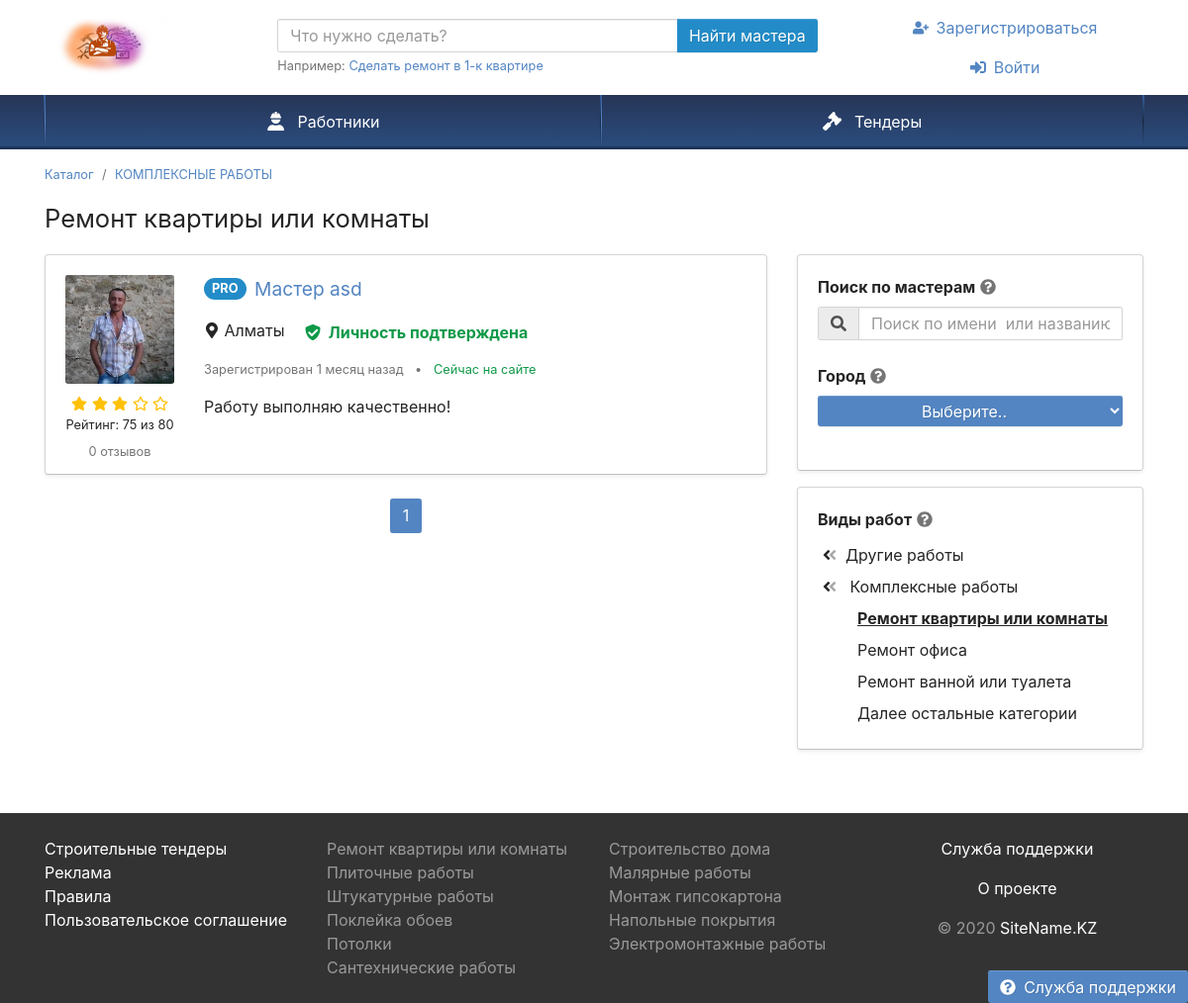
Before: /employeeByCategory.php?sid=4 with the older database file.
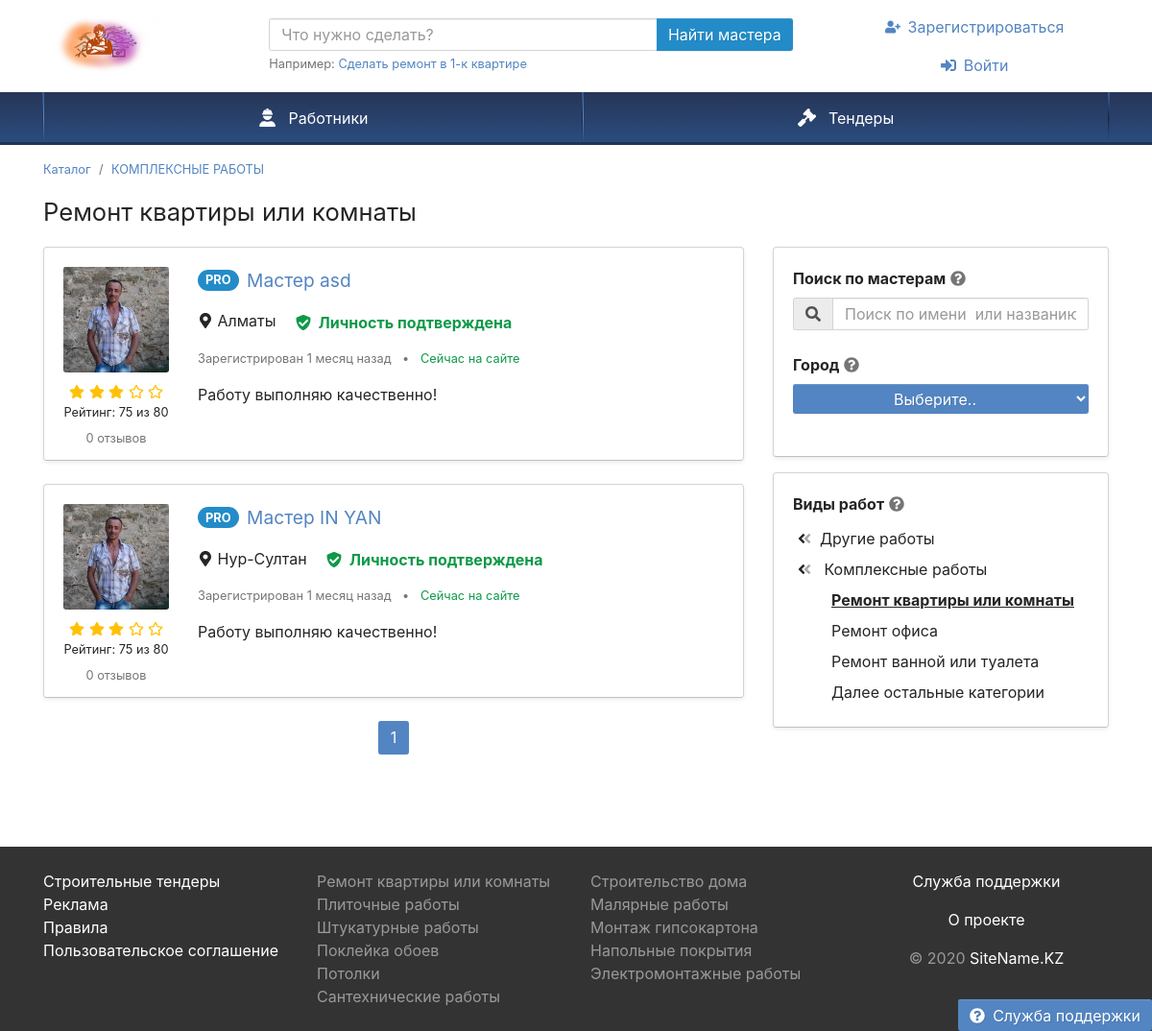
After: the same page with the newer database file.
### tables this page shows
CREATE TABLE `speciality` (
  `ID` int(11) NOT NULL,
  `NAME_SPEC` varchar(255) NOT NULL
);

CREATE TABLE `users` (
  `ID` int(11) NOT NULL,
  `NAME` varchar(255) NOT NULL,
  `LASTNAME` varchar(255) NOT NULL,
  `PHONE` varchar(255) NOT NULL,
  `TYPE` int(11) NOT NULL,
  `PASSWORD` varchar(255) NOT NULL,
  `STATUS` int(11) NOT NULL,
  `LOCATION` int(11) NOT NULL,
  `ABOUT` mediumtext NOT NULL,
  `AVATAR` varchar(100) NOT NULL,
  `POST_DATE` date DEFAULT NULL
);

CREATE TABLE `dic_country` (
  `ID` int(11) NOT NULL,
  `NAME` varchar(255) NOT NULL
);

### employeeByCategory.php (the view, shortened to what the rows shown need)
<?php
require_once 'Theme/blocks/header.php'; ?>
<div class="container pt-3 mb-5">
    <ol class="mb-3 breadcrumb" itemscope itemtype="http://schema.org/BreadcrumbList">
        <?php
        require_once 'conn.php';
        $id = $_GET['sid'];
        $query = "select s.* from speciality s, services sc where sc.ID = $id and sc.SPECID = s.ID";
               $result = mysqli_query($link, $query) or die("Ошибка " . mysqli_error($link));
               $rows = mysqli_fetch_all($result, MYSQLI_ASSOC);
               ?>
        <li class="breadcrumb-item" itemprop="itemListElement" itemscope itemtype="http://schema.org/ListItem">
            <a href="#" itemprop="item">
                <span itemprop="name"><?php echo $rows[0]['NAME_SPEC']; ?></span>
            </a>
        </li>
    </ol>
    <h1 class="mb-3 text-center text-md-left">Ремонт квартиры или комнаты</h1>
<div class="row d-lg-block">
    <div class="col-lg-8 order-lg-first float-lg-left">
        <div class="row">
            <div class="col-12 order-first">
                <div class="list-view mb-5">
                <?php  require_once 'conn.php';
                if(isset($_GET['page'])){
                    $page = $_GET['page'];
                }else{
                    $page = 1;
                }
                $count_news = 2;
                $from = ($page-1)*$count_news;
                $id = $_GET['sid'];
               $query = "SELECT u.*, d.id city_id, d.name city_name from users u, users_speciality, speciality, dic_country d, services where u.ID = users_speciality.USER_ID and users_speciality.USER_SPECIALITY = services.id and services.id = $id and services.SPECID = speciality.ID and u.LOCATION = d.ID and u.type = 2 and u.id > 0 LIMIT $from,$count_news";
               $result = mysqli_query($link, $query) or die("Ошибка " . mysqli_error($link));
               $rows = mysqli_fetch_all($result, MYSQLI_ASSOC);
               foreach($rows as $row) {
               ?>
                    <div class="card card-hover mb-4 shadow-sm emp" data="<?php echo $row['city_id']; ?>">
                        <div class="card-body pb-1">
                            <div class="row">
                                 <div class="text-center col-md-auto mb-1 mb-md-0">
                                    <img class="rounded" src="Theme/images/employees/143190.jpg" width="110" height="110" alt="Мастер Иван Иванов">
                                         <div class="text-warning mt-2 mb-n1">
                                           <svg class="i is-star"><use xlink:href="#s-star" /></use></svg>
                                           <svg class="i is-star"><use xlink:href="#s-star" /></use></svg>
                                           <svg class="i is-star"><use xlink:href="#s-star" /></use></svg>
                                           <svg class="i ir-star"><use xlink:href="#r-star" /></use></svg>
                                           <svg class="i ir-star"><use xlink:href="#r-star" /></use></svg>
                                         </div>
                                         <div class="my-1 small">
                                           <a class="text-body unlink" href="#" data-modal="/modal/rank-info">Рейтинг: 75 из 80</a>
                                         </div>
                                         <div class="mb-2">
                                            <a class="small text-muted unlink" href="#" rel="nofollow">0 отзывов</a>
                                        </div>
                                 </div>
                                 <div class="col text-center text-md-left position-static">
                                    <div>
                                         <span  class="icon-pro">PRO</span>
                                         <span class="h4 align-middle d-block d-md-inline mt-2 ml-1">
                                            <a class="stretched-link" href="employeeProfile.php?uid=<?php echo $row['ID'];  ?>">Мастер <?php echo $row['NAME']; ?></a>
                                         </span>
                                    </div>
                                    <div class="my-3">
                                        <div class="pr-3 mb-3 mb-md-0 d-md-inline">
                                            <svg class="i is-map-marker-alt"><use xlink:href="#s-map-marker-alt" /></use></svg>
                                            <?php echo $row['city_name']; ?>
                                        </div>
                                        <?php if($row['STATUS'] == '1') { $txt = 'text-success';} else { $txt = 'text-danger';} ?>
                                        <button class="btn btn-link <?php echo $txt; ?> font-weight-bold p-0 unlink" >
                                            <svg class="mr-1 i is-shield-check"><use xlink:href="#s-shield-check" /></use></svg>
                                        <?php if($row['STATUS'] == '1') { ?>  Личность подтверждена <?php } else{ ?>
                                            Личность не подтверждена
                                        <?php } ?>
                                        </button>
                                    </div>
                                    <div class="text-muted small my-3">
                                        <span class="text-nowrap d-block d-md-inline">Зарегистрирован 1 месяц назад</span>
                                        <span class="px-2 d-none d-md-inline">•</span>
                                        <span class="text-nowrap text-success">Сейчас на сайте</span>
                                    </div>
                                    <div class="text-left mb-3">
                                        Работу выполняю качественно!
                                    </div>
                                </div>
                            </div>
                        </div>
                    </div>
               <?php } ?>
                </div>
            </div>
        </div>
    </div>
</div>
</div>
      </body>
  </html>

Changed rows visible on the page:
added users: NAME "IN YAN", dic_country.NAME "Нур-Султан", STATUS "Личность подтверждена"
